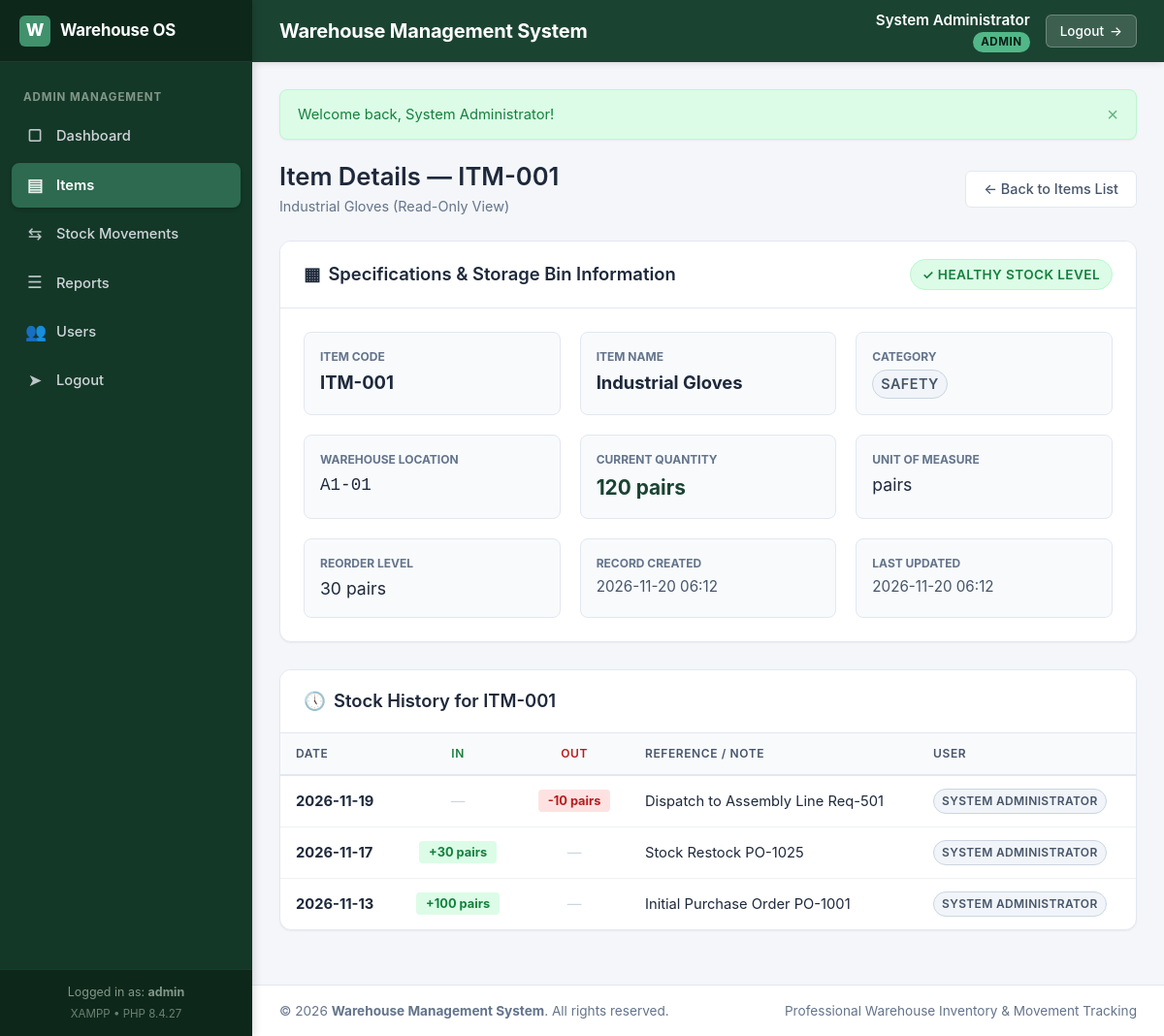
The app's page /user/item-details.php?id=1 (signed in) with its own data.
### tables this page shows
CREATE TABLE `items` (
    `id` INT UNSIGNED NOT NULL AUTO_INCREMENT,
    `item_code` VARCHAR(50) NOT NULL,
    `item_name` VARCHAR(100) NOT NULL,
    `category` VARCHAR(50) NOT NULL,
    `location` VARCHAR(50) NOT NULL,
    `quantity` INT UNSIGNED NOT NULL DEFAULT 0,
    `unit` VARCHAR(20) NOT NULL,
    `reorder_level` INT UNSIGNED NOT NULL DEFAULT 0,
    `created_at` TIMESTAMP NOT NULL DEFAULT CURRENT_TIMESTAMP,
    `updated_at` TIMESTAMP NOT NULL DEFAULT CURRENT_TIMESTAMP ON UPDATE CURRENT_TIMESTAMP,
    PRIMARY KEY (`id`),
    UNIQUE KEY `uk_items_item_code` (`item_code`),
    KEY `idx_items_category` (`category`),
    KEY `idx_items_location` (`location`)
);

CREATE TABLE `stock_movements` (
    `id` INT UNSIGNED NOT NULL AUTO_INCREMENT,
    `item_id` INT UNSIGNED NOT NULL,
    `movement_type` ENUM('IN', 'OUT') NOT NULL,
    `quantity` INT UNSIGNED NOT NULL,
    `movement_date` DATE NOT NULL,
    `reference_note` VARCHAR(255) DEFAULT NULL,
    `created_by` INT UNSIGNED NOT NULL,
    `created_at` TIMESTAMP NOT NULL DEFAULT CURRENT_TIMESTAMP,
    PRIMARY KEY (`id`),
    KEY `idx_sm_item_id` (`item_id`),
    KEY `idx_sm_movement_date` (`movement_date`),
    KEY `idx_sm_created_by` (`created_by`),
    CONSTRAINT `fk_sm_item` FOREIGN KEY (`item_id`) REFERENCES `items` (`id`) ON DELETE RESTRICT ON UPDATE CASCADE,
    CONSTRAINT `fk_sm_user` FOREIGN KEY (`created_by`) REFERENCES `users` (`id`) ON DELETE RESTRICT ON UPDATE CASCADE
);

CREATE TABLE `users` (
    `id` INT UNSIGNED NOT NULL AUTO_INCREMENT,
    `full_name` VARCHAR(100) NOT NULL,
    `username` VARCHAR(50) NOT NULL,
    `password_hash` VARCHAR(255) NOT NULL,
    `role` ENUM('admin', 'user') NOT NULL DEFAULT 'user',
    `is_active` TINYINT(1) NOT NULL DEFAULT 1,
    `created_at` TIMESTAMP NOT NULL DEFAULT CURRENT_TIMESTAMP,
    `updated_at` TIMESTAMP NOT NULL DEFAULT CURRENT_TIMESTAMP ON UPDATE CURRENT_TIMESTAMP,
    PRIMARY KEY (`id`),
    UNIQUE KEY `uk_users_username` (`username`)
);

### includes/functions.php (called while the page is built, shortened)
<?php
function e(?string $string): string {
    return htmlspecialchars((string)($string ?? ''), ENT_QUOTES, 'UTF-8');
}
function url(string $path = ''): string {
    $base = defined('BASE_PATH') ? BASE_PATH : '';
    $path = '/' . ltrim($path, '/');
    return rtrim($base, '/') . $path;
}
function formatDate(?string $dateStr, string $format = 'Y-m-d'): string {
    $time = strtotime($dateStr);
    return $time ? date($format, $time) : '-';
}
function formatDateTime(?string $dateStr, string $format = 'Y-m-d H:i'): string {
    $time = strtotime($dateStr);
    return $time ? date($format, $time) : '-';
}
function formatNumber(int|float $num): string {
    return number_format($num);
}

### user/item-details.php (the view, shortened to what this page needs)
<?php
require_once __DIR__ . '/../includes/init.php';
$itemId = (int)($_GET['id'] ?? 0);
$stmtItem = $pdo->prepare("SELECT * FROM items WHERE id = ?");
$stmtItem->execute([$itemId]);
$item = $stmtItem->fetch();
$stmtHistory = $pdo->prepare("
    SELECT sm.movement_date, sm.movement_type, sm.quantity, sm.reference_note,
           u.full_name AS user_name
    FROM stock_movements sm
    JOIN users u ON sm.created_by = u.id
    WHERE sm.item_id = ?
    ORDER BY sm.movement_date DESC, sm.id DESC
");
$stmtHistory->execute([$itemId]);
$stockMovements = $stmtHistory->fetchAll();
require_once __DIR__ . '/../includes/header.php';
?>
<div class="page-header">
    <div class="page-title-wrap">
        <h1>Item Details &mdash; <?= e($item['item_code']); ?></h1>
        <div class="page-subtitle"><?= e($item['item_name']); ?> (Read-Only View)</div>
    </div>
    <div class="page-actions">
        <a href="<?= url('/user/items.php'); ?>" class="btn btn-secondary">
            &larr; Back to Items List
        </a>
    </div>
</div>
<div class="card-panel">
    <div class="card-header">
        <div class="card-title">
            <span>&#9638;</span> Specifications &amp; Storage Bin Information
        </div>
        <div>
            <?php if ($item['quantity'] <= $item['reorder_level']): ?>
                <span class="badge badge-warning" style="font-size: 0.85rem; padding: 5px 12px;">
                    &#9888; Low Stock Warning
                </span>
            <?php else: ?>
                <span class="badge badge-success" style="font-size: 0.85rem; padding: 5px 12px;">
                    &#10003; Healthy Stock Level
                </span>
            <?php endif; ?>
        </div>
    </div>
    <div class="card-body">
        <div style="display: grid; grid-template-columns: repeat(auto-fit, minmax(220px, 1fr)); gap: 20px;">
            <div style="background: #f8fafc; padding: 16px; border-radius: 8px; border: 1px solid #e2e8f0;">
                <span style="font-size: 0.75rem; text-transform: uppercase; color: #64748b; font-weight: 700; display: block; margin-bottom: 4px;">Item Code</span>
                <strong style="font-size: 1.15rem; color: #1e293b;"><?= e($item['item_code']); ?></strong>
            </div>
            <div style="background: #f8fafc; padding: 16px; border-radius: 8px; border: 1px solid #e2e8f0;">
                <span style="font-size: 0.75rem; text-transform: uppercase; color: #64748b; font-weight: 700; display: block; margin-bottom: 4px;">Item Name</span>
                <strong style="font-size: 1.15rem; color: #1e293b;"><?= e($item['item_name']); ?></strong>
            </div>
            <div style="background: #f8fafc; padding: 16px; border-radius: 8px; border: 1px solid #e2e8f0;">
                <span style="font-size: 0.75rem; text-transform: uppercase; color: #64748b; font-weight: 700; display: block; margin-bottom: 4px;">Category</span>
                <span class="badge badge-secondary" style="font-size: 0.9rem;"><?= e($item['category']); ?></span>
            </div>
            <div style="background: #f8fafc; padding: 16px; border-radius: 8px; border: 1px solid #e2e8f0;">
                <span style="font-size: 0.75rem; text-transform: uppercase; color: #64748b; font-weight: 700; display: block; margin-bottom: 4px;">Warehouse Location</span>
                <code style="font-size: 1.1rem;"><?= e($item['location']); ?></code>
            </div>
            <div style="background: #f8fafc; padding: 16px; border-radius: 8px; border: 1px solid #e2e8f0;">
                <span style="font-size: 0.75rem; text-transform: uppercase; color: #64748b; font-weight: 700; display: block; margin-bottom: 4px;">Current Quantity</span>
                <strong style="font-size: 1.3rem; color: #1b4332;">
                    <?= formatNumber($item['quantity']); ?> <?= e($item['unit']); ?>
                </strong>
            </div>
            <div style="background: #f8fafc; padding: 16px; border-radius: 8px; border: 1px solid #e2e8f0;">
                <span style="font-size: 0.75rem; text-transform: uppercase; color: #64748b; font-weight: 700; display: block; margin-bottom: 4px;">Unit of Measure</span>
                <span style="font-size: 1.1rem; color: #1e293b;"><?= e($item['unit']); ?></span>
            </div>
            <div style="background: #f8fafc; padding: 16px; border-radius: 8px; border: 1px solid #e2e8f0;">
                <span style="font-size: 0.75rem; text-transform: uppercase; color: #64748b; font-weight: 700; display: block; margin-bottom: 4px;">Reorder Level</span>
                <span style="font-size: 1.1rem; color: #1e293b;"><?= formatNumber($item['reorder_level']); ?> <?= e($item['unit']); ?></span>
            </div>
            <div style="background: #f8fafc; padding: 16px; border-radius: 8px; border: 1px solid #e2e8f0;">
                <span style="font-size: 0.75rem; text-transform: uppercase; color: #64748b; font-weight: 700; display: block; margin-bottom: 4px;">Record Created</span>
                <span style="font-size: 0.95rem; color: #475569;"><?= formatDateTime($item['created_at']); ?></span>
            </div>
            <div style="background: #f8fafc; padding: 16px; border-radius: 8px; border: 1px solid #e2e8f0;">
                <span style="font-size: 0.75rem; text-transform: uppercase; color: #64748b; font-weight: 700; display: block; margin-bottom: 4px;">Last Updated</span>
                <span style="font-size: 0.95rem; color: #475569;"><?= formatDateTime($item['updated_at']); ?></span>
            </div>
        </div>
    </div>
</div>
<div class="card-panel">
    <div class="card-header">
        <div class="card-title">
            <span>&#128340;</span> Stock History for <?= e($item['item_code']); ?>
        </div>
    </div>
    <div class="card-body" style="padding: 0;">
        <?php if (!empty($stockMovements)): ?>
            <div class="table-responsive">
                <table class="data-table">
                    <thead>
                        <tr>
                            <th>Date</th>
                            <th class="text-center" style="color: #15803d;">IN</th>
                            <th class="text-center" style="color: #b91c1c;">OUT</th>
                            <th>Reference / Note</th>
                            <th>User</th>
                        </tr>
                    </thead>
                    <tbody>
                        <?php foreach ($stockMovements as $mv): ?>
                            <tr>
                                <td><strong><?= formatDate($mv['movement_date']); ?></strong></td>
                                <td class="text-center">
                                    <?php if ($mv['movement_type'] === 'IN'): ?>
                                        <span class="movement-tag in">
                                            +<?= formatNumber($mv['quantity']); ?> <?= e($item['unit']); ?>
                                        </span>
                                    <?php else: ?>
                                        <span style="color: #cbd5e1;">&mdash;</span>
                                    <?php endif; ?>
                                </td>
                                <td class="text-center">
                                    <?php if ($mv['movement_type'] === 'OUT'): ?>
                                        <span class="movement-tag out">
                                            -<?= formatNumber($mv['quantity']); ?> <?= e($item['unit']); ?>
                                        </span>
                                    <?php else: ?>
                                        <span style="color: #cbd5e1;">&mdash;</span>
                                    <?php endif; ?>
                                </td>
                                <td><?= e($mv['reference_note'] ?: '-'); ?></td>
                                <td><span class="badge badge-secondary"><?= e($mv['user_name']); ?></span></td>
                            </tr>
                        <?php endforeach; ?>
                    </tbody>
                </table>
            </div>
        <?php endif; ?>
    </div>
</div>
<?php require_once __DIR__ . '/../includes/footer.php'; ?>

### assets/css/style.css (style rules this page uses)
:root { --primary-dark: #133827; --primary: #1b4332; --primary-light: #2d6a4f; --primary-accent: #40916c; --primary-hover: #163e2d; --secondary: #475569; --secondary-hover: #334155; --bg-light: #f4f6f9; --bg-white: #ffffff; --bg-card: #ffffff; --border-color: #e2e8f0; --border-light: #edf2f7; --text-main: #1e293b; --text-muted: #64748b; --text-light: #f8fafc; --success-bg: #dcfce7; --success-text: #15803d; --success-border: #bbf7d0; --warning-bg: #fef3c7; --warning-text: #b45309; --warning-border: #fcd34d; --danger-bg: #fee2e2; --danger-text: #b91c1c; --danger-border: #fca5a5; --danger-btn: #dc2626; --danger-btn-hover: #b91c1c; --sidebar-width: 260px; --header-height: 64px; --radius-sm: 6px; --radius-md: 8px; --radius-lg: 12px; --shadow-sm: 0 1px 2px 0 rgba(0, 0, 0, 0.05); --shadow-md: 0 4px 6px -1px rgba(0, 0, 0, 0.07), 0 2px 4px -2px rgba(0, 0, 0, 0.05); --shadow-lg: 0 10px 15px -3px rgba(0, 0, 0, 0.08), 0 4px 6px -4px rgba(0, 0, 0, 0.04); }
*, *::before, *::after { box-sizing: border-box; margin: 0; padding: 0; }
body { font-family: -apple-system, BlinkMacSystemFont, "Segoe UI", Roboto, "Helvetica Neue", Arial, sans-serif; font-size: 14.5px; line-height: 1.5; color: var(--text-main); background-color: var(--bg-light); min-height: 100vh; display: flex; flex-direction: column; }
h1, h2, h3, h4, h5, h6 { color: var(--text-main); font-weight: 600; line-height: 1.25; }
a { color: var(--primary-light); text-decoration: none; transition: color 0.15s ease-in-out; }
.page-header { display: flex; justify-content: space-between; align-items: center; margin-bottom: 24px; flex-wrap: wrap; gap: 16px; }
.page-title-wrap h1 { font-size: 1.6rem; color: var(--text-main); margin-bottom: 4px; }
.page-subtitle { color: var(--text-muted); font-size: 0.9rem; }
.page-actions { display: flex; gap: 10px; align-items: center; }
.card-panel { background: var(--bg-card); border: 1px solid var(--border-color); border-radius: var(--radius-lg); box-shadow: var(--shadow-sm); margin-bottom: 28px; overflow: hidden; }
.card-header { padding: 18px 24px; border-bottom: 1px solid var(--border-color); background: #ffffff; display: flex; justify-content: space-between; align-items: center; flex-wrap: wrap; gap: 12px; }
.card-title { font-size: 1.15rem; font-weight: 600; color: var(--text-main); display: flex; align-items: center; gap: 8px; }
.card-body { padding: 24px; }
.table-responsive { width: 100%; overflow-x: auto; -webkit-overflow-scrolling: touch; }
.data-table { width: 100%; border-collapse: collapse; text-align: left; font-size: 0.92rem; }
.data-table th { background-color: #f8fafc; color: #475569; font-weight: 600; padding: 12px 16px; border-bottom: 2px solid var(--border-color); white-space: nowrap; text-transform: uppercase; font-size: 0.75rem; letter-spacing: 0.05em; }
.data-table td { padding: 13px 16px; border-bottom: 1px solid var(--border-light); color: var(--text-main); vertical-align: middle; }
.data-table tbody tr:last-child td { border-bottom: none; }
.text-center { text-align: center !important; }
.btn { display: inline-flex; align-items: center; justify-content: center; gap: 8px; font-size: 0.9rem; font-weight: 500; padding: 9px 18px; border-radius: var(--radius-sm); border: 1px solid transparent; cursor: pointer; transition: all 0.15s ease-in-out; text-decoration: none; line-height: 1.25; }
.btn-secondary { background-color: #ffffff; color: var(--secondary); border-color: var(--border-color); }
.badge { display: inline-flex; align-items: center; gap: 4px; font-size: 0.75rem; font-weight: 600; padding: 3px 8px; border-radius: 9999px; text-transform: uppercase; letter-spacing: 0.03em; }
.badge-success { background-color: var(--success-bg); color: var(--success-text); border: 1px solid var(--success-border); }
.badge-secondary { background-color: #f1f5f9; color: #475569; border: 1px solid #cbd5e1; }
.movement-tag { font-weight: 700; padding: 2px 10px; border-radius: 4px; font-size: 0.8rem; display: inline-block; }
.movement-tag.in { background-color: var(--success-bg); color: var(--success-text); }
.movement-tag.out { background-color: var(--danger-bg); color: var(--danger-text); }

### records on screen
items: item_code "ITM-001", item_name "Industrial Gloves", category "SAFETY", location "A1-01", quantity "120", unit "pairs", reorder_level "30", created_at "2026-11-20 06:12", updated_at "2026-11-20 06:12"
stock_movements: movement_date "2026-11-19", quantity "10", item.unit "pairs", reference_note "Dispatch to Assembly Line Req-501", created_by.full_name "SYSTEM ADMINISTRATOR"
stock_movements: movement_date "2026-11-17", quantity "30", item.unit "pairs", reference_note "Stock Restock PO-1025", created_by.full_name "SYSTEM ADMINISTRATOR"
stock_movements: movement_date "2026-11-13", quantity "100", item.unit "pairs", reference_note "Initial Purchase Order PO-1001", created_by.full_name "SYSTEM ADMINISTRATOR"

### other values on screen
APP_NAME "Warehouse Management System"
$currentUser['full_name'] "System Administrator"
$currentUser['role'] "ADMIN"
$currentUser['username'] "admin"
phpversion() "8.4.27"
$flash['text'] "Welcome back, System Administrator!"
